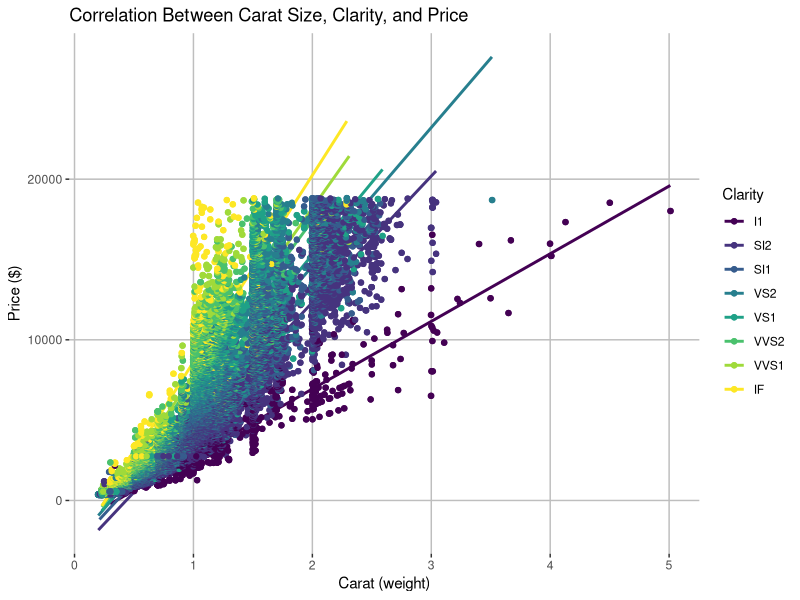
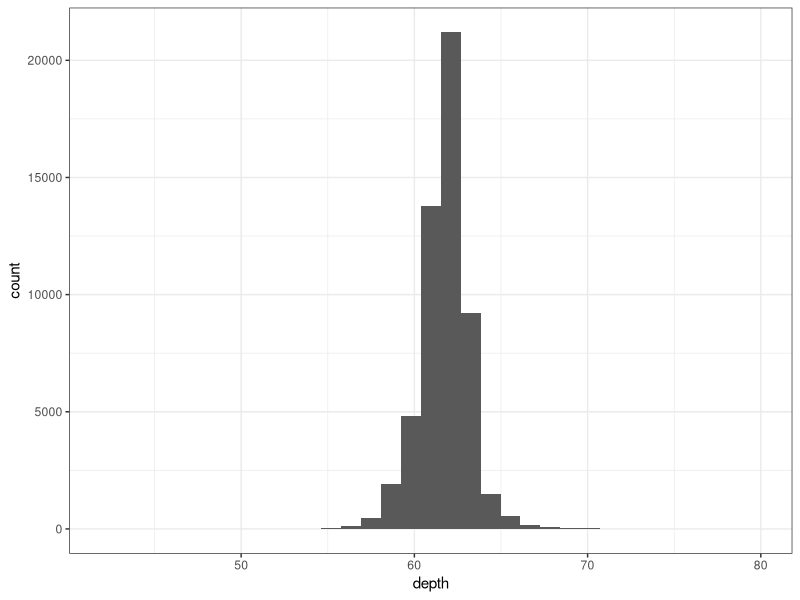
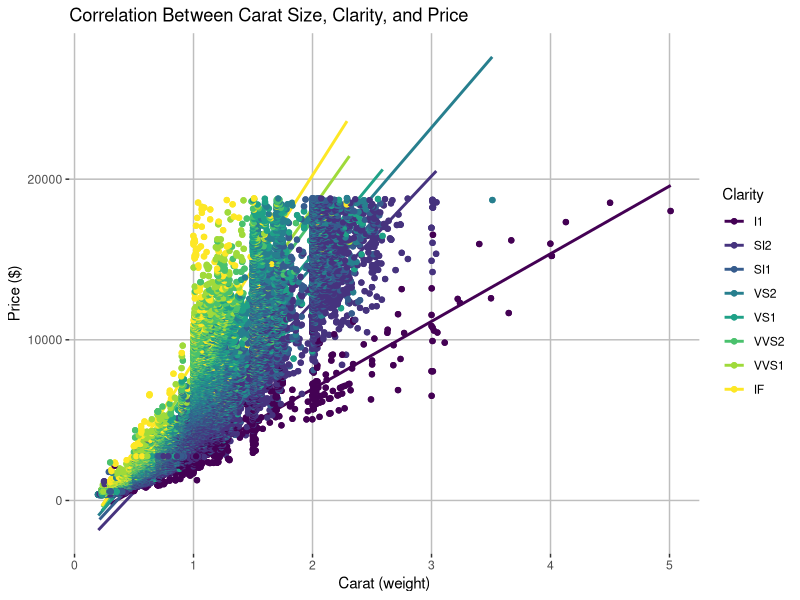
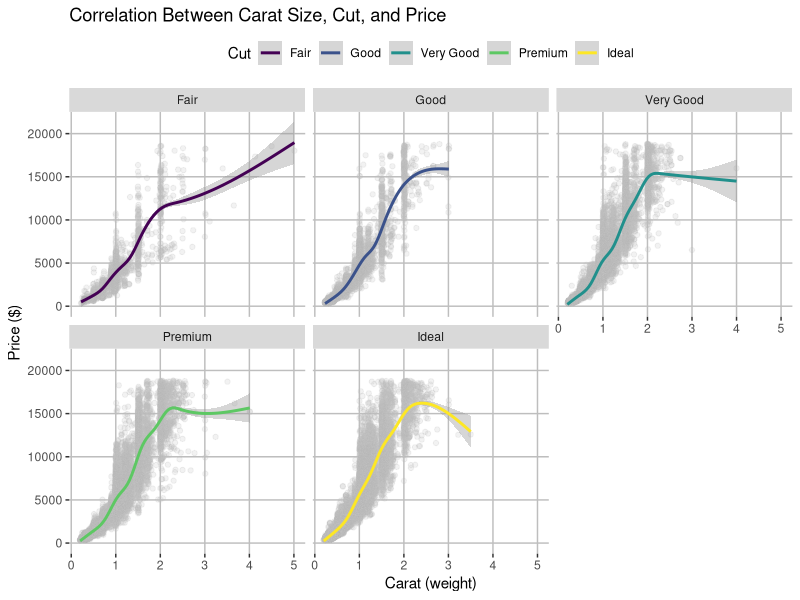

Write the R code that produced these figures, in order.
#import packages
library("tidyverse") #load the tidyverse package
diamonds #check to see if diamond dataframe is there
diamond_data = diamonds #reassign data name
diamond_data #print new variable to data

#
#plot the data
diamond_data_plot = diamond_data |> 
  #to ensure data accuracy row with missing variables are removed
  drop_na() |> 
  #create a plot that assigns x, y axis and clarity using geom point
  ggplot(mapping = aes(x = carat, y = price, color = clarity, background="white")) + 
  #choose the type of graph
  geom_point() + 
  geom_smooth(method ="lm", se = FALSE) + geom_jitter() +
  labs(title = "Correlation Between Carat Size, Clarity, and Price", y = "Price ($)", x= "Carat (weight)", color = "Clarity") +
  theme(panel.background = element_rect(fill = "white"), panel.grid.major = element_line(color = "gray"))


#saving the file with the width to match the height
ggsave(filename = "diamond_plot_final.png", plot = diamond_data_plot, width= 7, height = 7)

diamond_data_plot

#Analysis:
#Based on the data we can see that there is a strong/ positive correlation between carat and price. As the weight of the diamond increase so does its price. If pricing changes in any capacity, it is because of the weight of the diamond has changes as well. They are closely correlated. #According to the data, there is a pattern that displays higher quality diamonds on average tend to be around and above 1 carat but no greater than 3 carats. IF, VVS1, VVS2 and VS1 are considered higher clarity diamonds, and they are all densely priced around the $10,000 price with carat being approximately 1-1.5.


#assign a new variable for the dataset plot
diamond_plot_cut = diamond_data |> drop_na() |> ggplot(mapping = aes(x = carat, y = price)) +
#create a scatter plot
  geom_point(color = "gray", alpha = 1/10) + 
  #stagger the points so they don't overlap
  geom_jitter(color= "gray", alpha = 1/10) +
  #create a linear method line that shows trend of data
  geom_smooth(aes(method ="lm", se = TRUE, color = cut)) +
  #divide the data by facet into cuts
  facet_wrap(~cut, nrow=2) + 
  #labels for the data
  labs(title = "Correlation Between Carat Size, Cut, and Price", y = "Price ($)", x= "Carat (weight)", color = "Cut") +
  theme(panel.background = element_rect(fill = "white"), panel.grid.major = element_line(color = "gray"), legend.position = "top")

ggsave(filename = "diamond_plot_cut.png", plot = diamond_plot_cut, width= 7, height = 7)

#Analysis: 
#Cut style and carat weight directly effects the price of a diamond. As shown above, as we progress from fair cut to ideal cut we can see the density of price migrate between $15,00 to $20,000.

diamond_data |> drop_na() |> ggplot() +
  geom_histogram(mapping = aes(x = depth), binwidth = 1.15) +
  theme_bw()
#Analysis:
#
